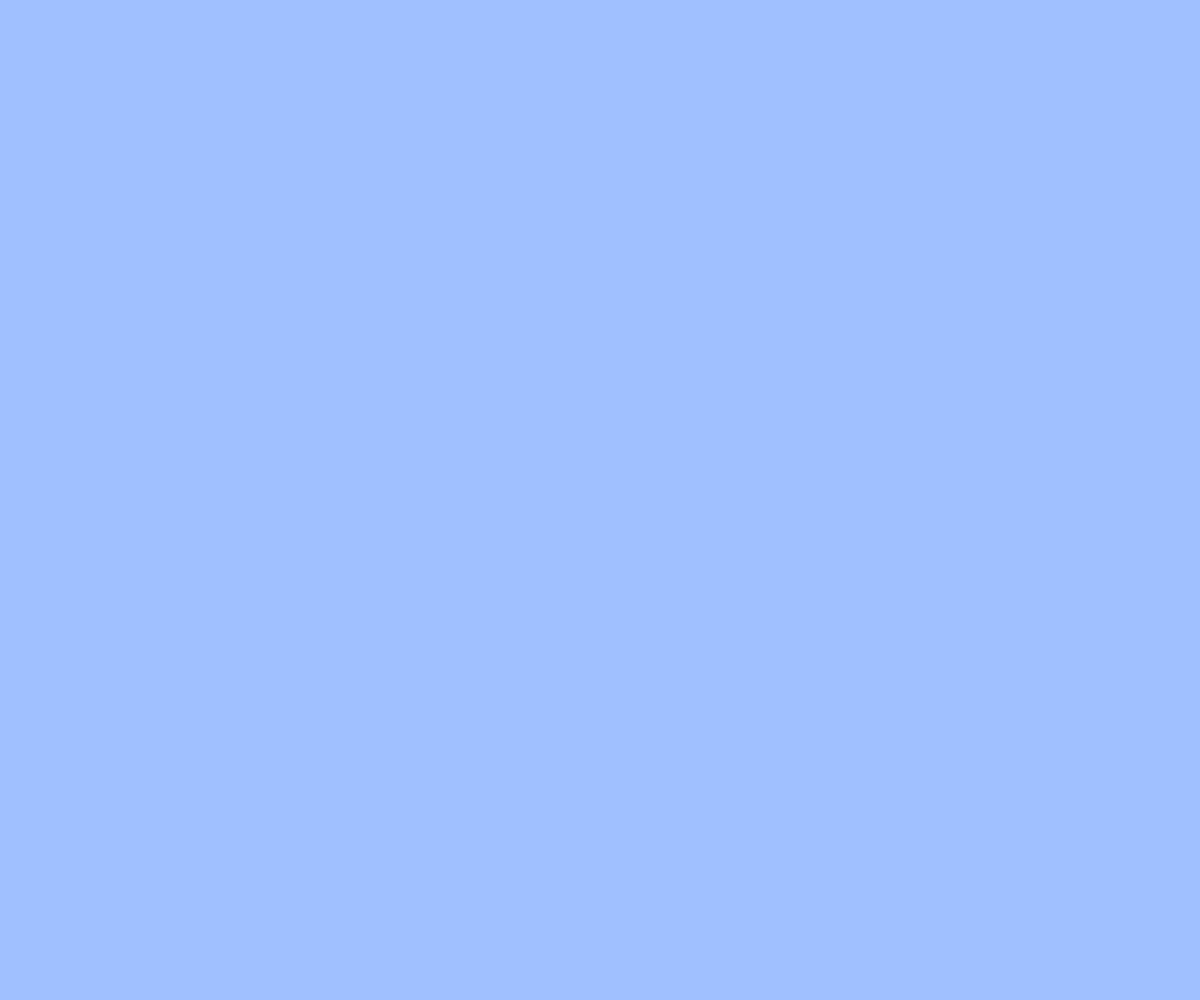
Frame 1 (no input)
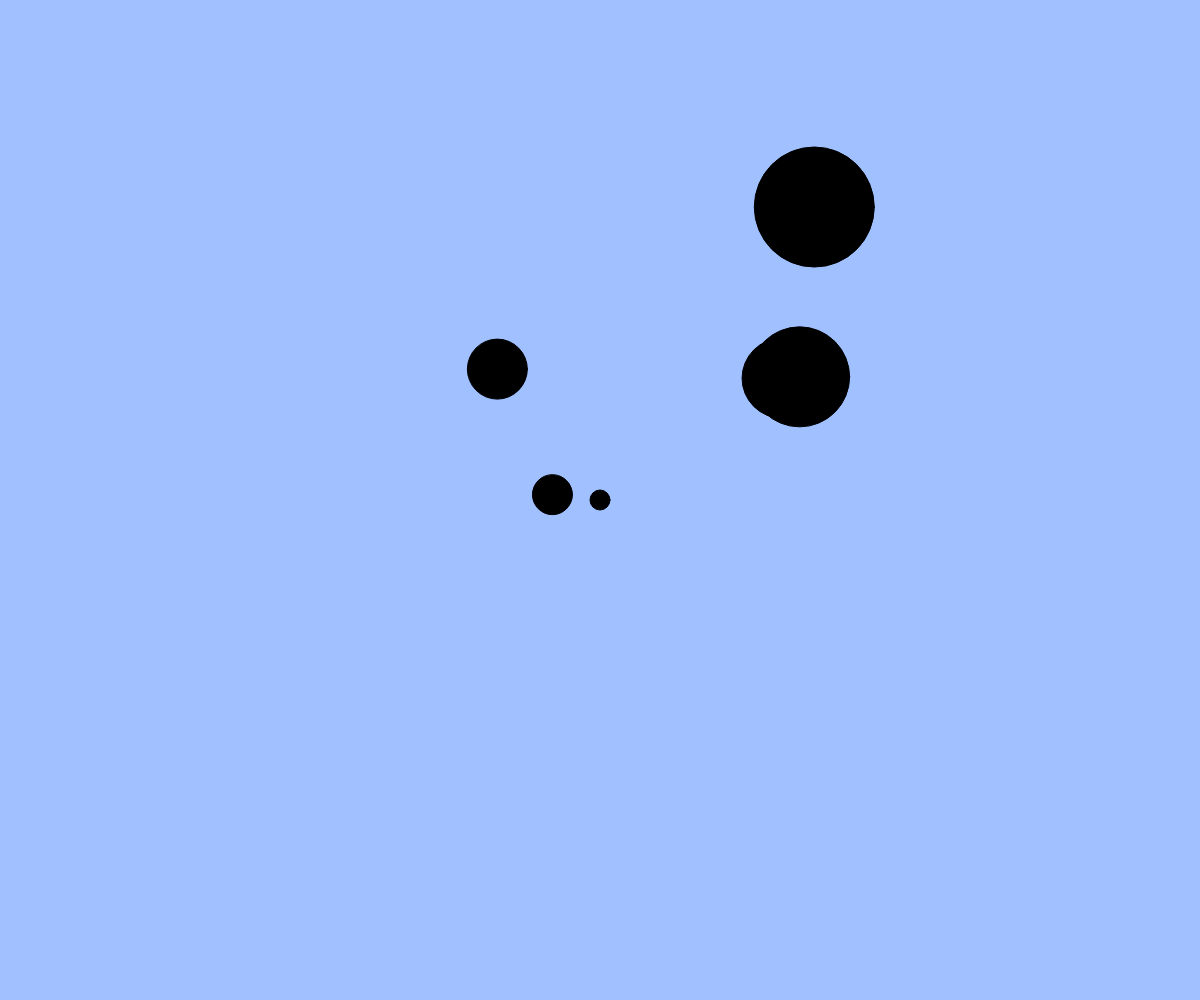
Frame 60 (no input)
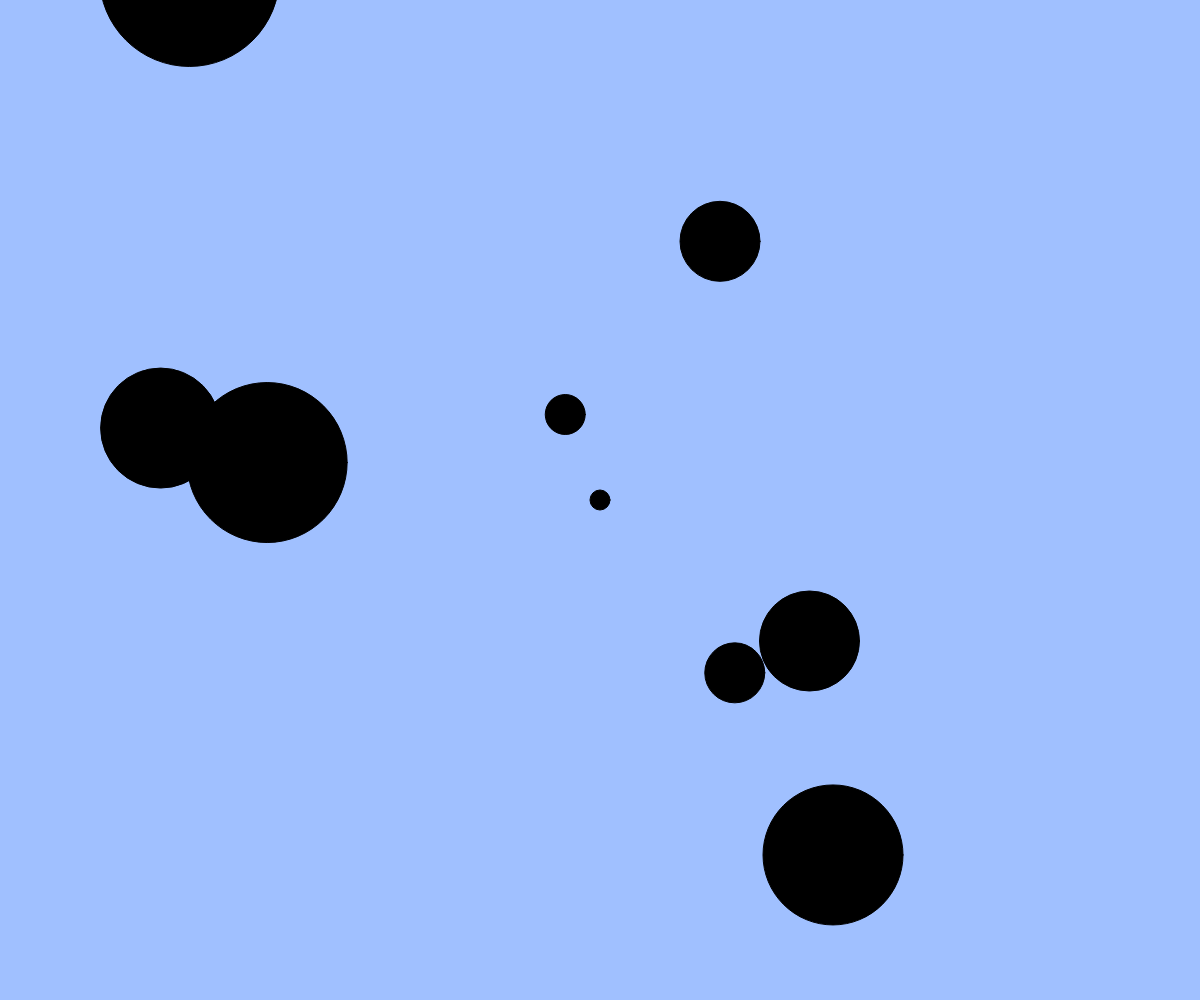
Frame 120 (the mouse pressed at the canvas centre since frame 60)

The p5.js sketch that drew these frames (run headless with seeded random() and noise() and a simulated clock; from frame 60 on, the mouse is pressed at the canvas centre):

// p5.js sketch
// ── sketch.js
// たくさん出てくるアニメーション
let balls;
let targets; // 追加（ボールを当てる的）

function setup(){
  createCanvas(windowWidth, windowHeight);
  balls = [];
  targets = [];
}

function windowResized(){
  resizeCanvas(windowWidth, windowHeight);
}

function draw(){
  background(160, 192, 255);
  // BLANK[1] 新しい的オブジェクトを作成して targets 配列に追加しよう
  // 20フレームごとに新しい的を追加する 
  if(frameCount % 10 === 0) {
    const t = {
      x : windowWidth / 2,
      y : windowHeight / 2,
      vx : random(-10, 10),
      vy : random(-10, 10),
      size : 20
    };
    targets.push(t); // inserted into the array
  }
  // 的のアニメーション（注意：追加しないと何も起きない）
  for(let i = 0; i < targets.length; i++){
    let t = targets[i];
    fill(0);
    ellipse(t.x, t.y, t.size);
    t.x += t.vx;
    t.y += t.vy;
    t.size += 2;
  }
  // ボールのアニメーション
  for(let i = 0; i < balls.length; i++){
    let b = balls[i];
    fill(255);
    ellipse(b.x, b.y, b.size);
    b.x += b.vx;
    b.y += b.vy;
  }

  // 画面外に出たボールを配列から削除する
  const ballsInCanvas = []; // 画面内のボールを一時的に保持する配列
  for(let i = 0; i < balls.length; i++){
    let b = balls[i];
    if(b.x > 0 && b.x < width && b.y > 0 && b.y < height){ // 画面内
      ballsInCanvas.push(b);
    }
  }
  balls = ballsInCanvas; // 画面内のボールだけを残す

  // 補足：filter 関数を使うともっと簡単に書ける
  // balls = balls.filter(insideCanvas);

  // ボールに当たった or 大きくなりすぎた的を配列から削除する
  const activeTargets = []; // 生き残った的を一時的に保持する配列
  for(let i = 0; i < targets.length; i++){
    let t = targets[i];
    if(t.size < 200){ // 大きくなりすぎていない
      let hit = false;
      for(let j = 0; j < balls.length; j++){ // すべてのボールと衝突判定
        let b = balls[j];
        let d = dist(b.x, b.y, t.x, t.y);
         if (d < (b.size / 2 + t.size / 2)) {
          hit = true;
         }
        }
      if(!hit) activeTargets.push(t); // 衝突していなければ生き残る
    }
  }
  targets = activeTargets; // 生き残った的だけを残す
}

function mouseDragged(){
  const dx = mouseX - pmouseX;
  const dy = mouseY - pmouseY;
  if(mag(dx, dy) > 5){
    const b = { 
      x: mouseX, 
      y: mouseY, 
      size: 20, 
      vx: dx, 
      vy: dy };
    balls.push(b);
  }
}
function insideCanvas(b) {
  return b.x > 0 && b.x < width && b.y > 0 && b.y < height;
}
